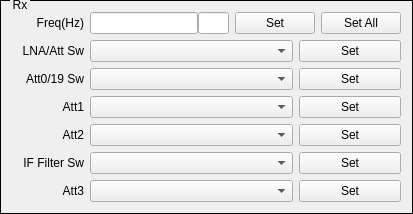
      <widget class="QGroupBox" name="groupBox_4">
       <property name="styleSheet">
        <string notr="true">QGroupBox{ border:1px solid black; margin-top:0.5ex; }
QGroupBox::title { subcontrol-origin:margin; subcontrol-position:top left; top:-2px; left:10px; margin-left: 0px; padding:0 1px; }</string>
       </property>
       <property name="title">
        <string>Rx</string>
       </property>
       <layout class="QVBoxLayout" name="verticalLayout_2">
        <item>
         <layout class="QHBoxLayout" name="horizontalLayout_10" stretch="0,4,1,1">
          <item>
           <widget class="QLabel" name="label_8">
            <property name="sizePolicy">
             <sizepolicy hsizetype="Preferred" vsizetype="Fixed">
              <horstretch>0</horstretch>
              <verstretch>0</verstretch>
             </sizepolicy>
            </property>
            <property name="minimumSize">
             <size>
              <width>72</width>
              <height>16</height>
             </size>
            </property>
            <property name="text">
             <string>Freq(Hz)</string>
            </property>
            <property name="alignment">
             <set>Qt::AlignRight|Qt::AlignTrailing|Qt::AlignVCenter</set>
            </property>
            <property name="buddy">
             <cstring>m_LERxFreq</cstring>
            </property>
           </widget>
          </item>
          <item>
           <layout class="QHBoxLayout" name="horizontalLayout_9" stretch="1,0">
            <property name="spacing">
             <number>0</number>
            </property>
            <item>
             <widget class="QLineEdit" name="m_LERxFreq">
              <property name="sizePolicy">
               <sizepolicy hsizetype="Expanding" vsizetype="Fixed">
                <horstretch>5</horstretch>
                <verstretch>0</verstretch>
               </sizepolicy>
              </property>
             </widget>
            </item>
            <item>
             <widget class="QLineEdit" name="lineEdit_5">
              <property name="sizePolicy">
               <sizepolicy hsizetype="Fixed" vsizetype="Fixed">
                <horstretch>0</horstretch>
                <verstretch>0</verstretch>
               </sizepolicy>
              </property>
              <property name="maximumSize">
               <size>
                <width>31</width>
                <height>16777215</height>
               </size>
              </property>
             </widget>
            </item>
           </layout>
          </item>
          <item>
           <widget class="QPushButton" name="m_PBSetRxFreq">
            <property name="sizePolicy">
             <sizepolicy hsizetype="Expanding" vsizetype="Fixed">
              <horstretch>1</horstretch>
              <verstretch>0</verstretch>
             </sizepolicy>
            </property>
            <property name="text">
             <string>Set</string>
            </property>
           </widget>
          </item>
          <item>
           <widget class="QPushButton" name="m_PBSetRxAll">
            <property name="sizePolicy">
             <sizepolicy hsizetype="Expanding" vsizetype="Fixed">
              <horstretch>1</horstretch>
              <verstretch>0</verstretch>
             </sizepolicy>
            </property>
            <property name="text">
             <string>Set All</string>
            </property>
           </widget>
          </item>
         </layout>
        </item>
        <item>
         <layout class="QHBoxLayout" name="horizontalLayout_11" stretch="0,4,2">
          <item>
           <widget class="QLabel" name="label_9">
            <property name="sizePolicy">
             <sizepolicy hsizetype="Preferred" vsizetype="Fixed">
              <horstretch>0</horstretch>
              <verstretch>0</verstretch>
             </sizepolicy>
            </property>
            <property name="minimumSize">
             <size>
              <width>72</width>
              <height>16</height>
             </size>
            </property>
            <property name="text">
             <string>LNA/Att Sw</string>
            </property>
            <property name="alignment">
             <set>Qt::AlignRight|Qt::AlignTrailing|Qt::AlignVCenter</set>
            </property>
            <property name="buddy">
             <cstring>m_CBRxLNAAttSw</cstring>
            </property>
           </widget>
          </item>
          <item>
           <widget class="QComboBox" name="m_CBRxLNAAttSw">
            <property name="sizePolicy">
             <sizepolicy hsizetype="Expanding" vsizetype="Fixed">
              <horstretch>5</horstretch>
              <verstretch>0</verstretch>
             </sizepolicy>
            </property>
           </widget>
          </item>
          <item>
           <widget class="QPushButton" name="m_PBSetRxLNAAttSw">
            <property name="sizePolicy">
             <sizepolicy hsizetype="Expanding" vsizetype="Fixed">
              <horstretch>2</horstretch>
              <verstretch>0</verstretch>
             </sizepolicy>
            </property>
            <property name="text">
             <string>Set</string>
            </property>
           </widget>
          </item>
         </layout>
        </item>
        <item>
         <layout class="QHBoxLayout" name="horizontalLayout_12" stretch="0,4,2">
          <item>
           <widget class="QLabel" name="label_10">
            <property name="sizePolicy">
             <sizepolicy hsizetype="Preferred" vsizetype="Fixed">
              <horstretch>0</horstretch>
              <verstretch>0</verstretch>
             </sizepolicy>
            </property>
            <property name="minimumSize">
             <size>
              <width>72</width>
              <height>16</height>
             </size>
            </property>
            <property name="text">
             <string>Att0/19 Sw</string>
            </property>
            <property name="alignment">
             <set>Qt::AlignRight|Qt::AlignTrailing|Qt::AlignVCenter</set>
            </property>
            <property name="buddy">
             <cstring>m_CBRxAtt019Sw</cstring>
            </property>
           </widget>
          </item>
          <item>
           <widget class="QComboBox" name="m_CBRxAtt019Sw">
            <property name="sizePolicy">
             <sizepolicy hsizetype="Expanding" vsizetype="Fixed">
              <horstretch>5</horstretch>
              <verstretch>0</verstretch>
             </sizepolicy>
            </property>
           </widget>
          </item>
          <item>
           <widget class="QPushButton" name="m_PBSetRxAtt019Sw">
            <property name="sizePolicy">
             <sizepolicy hsizetype="Expanding" vsizetype="Fixed">
              <horstretch>2</horstretch>
              <verstretch>0</verstretch>
             </sizepolicy>
            </property>
            <property name="text">
             <string>Set</string>
            </property>
           </widget>
          </item>
         </layout>
        </item>
        <item>
         <layout class="QHBoxLayout" name="horizontalLayout_13" stretch="0,4,2">
          <item>
           <widget class="QLabel" name="label_11">
            <property name="sizePolicy">
             <sizepolicy hsizetype="Preferred" vsizetype="Fixed">
              <horstretch>0</horstretch>
              <verstretch>0</verstretch>
             </sizepolicy>
            </property>
            <property name="minimumSize">
             <size>
              <width>72</width>
              <height>16</height>
             </size>
            </property>
            <property name="text">
             <string>Att1</string>
            </property>
            <property name="alignment">
             <set>Qt::AlignRight|Qt::AlignTrailing|Qt::AlignVCenter</set>
            </property>
            <property name="buddy">
             <cstring>m_CBRxAtt1</cstring>
            </property>
           </widget>
          </item>
          <item>
           <widget class="QComboBox" name="m_CBRxAtt1">
            <property name="sizePolicy">
             <sizepolicy hsizetype="Expanding" vsizetype="Fixed">
              <horstretch>5</horstretch>
              <verstretch>0</verstretch>
             </sizepolicy>
            </property>
           </widget>
          </item>
          <item>
           <widget class="QPushButton" name="m_PBSetRxAtt1">
            <property name="sizePolicy">
             <sizepolicy hsizetype="Expanding" vsizetype="Fixed">
              <horstretch>2</horstretch>
              <verstretch>0</verstretch>
             </sizepolicy>
            </property>
            <property name="text">
             <string>Set</string>
            </property>
           </widget>
          </item>
         </layout>
        </item>
        <item>
         <layout class="QHBoxLayout" name="horizontalLayout_14" stretch="0,4,2">
          <item>
           <widget class="QLabel" name="label_12">
            <property name="sizePolicy">
             <sizepolicy hsizetype="Preferred" vsizetype="Fixed">
              <horstretch>0</horstretch>
              <verstretch>0</verstretch>
             </sizepolicy>
            </property>
            <property name="minimumSize">
             <size>
              <width>72</width>
              <height>16</height>
             </size>
            </property>
            <property name="text">
             <string>Att2</string>
            </property>
            <property name="alignment">
             <set>Qt::AlignRight|Qt::AlignTrailing|Qt::AlignVCenter</set>
            </property>
            <property name="buddy">
             <cstring>m_CBRxAtt2</cstring>
            </property>
           </widget>
          </item>
          <item>
           <widget class="QComboBox" name="m_CBRxAtt2">
            <property name="sizePolicy">
             <sizepolicy hsizetype="Expanding" vsizetype="Fixed">
              <horstretch>5</horstretch>
              <verstretch>0</verstretch>
             </sizepolicy>
            </property>
           </widget>
          </item>
          <item>
           <widget class="QPushButton" name="m_PBSetRxAtt2">
            <property name="sizePolicy">
             <sizepolicy hsizetype="Expanding" vsizetype="Fixed">
              <horstretch>2</horstretch>
              <verstretch>0</verstretch>
             </sizepolicy>
            </property>
            <property name="text">
             <string>Set</string>
            </property>
           </widget>
          </item>
         </layout>
        </item>
        <item>
         <layout class="QHBoxLayout" name="horizontalLayout_15" stretch="0,4,2">
          <item>
           <widget class="QLabel" name="label_13">
            <property name="sizePolicy">
             <sizepolicy hsizetype="Preferred" vsizetype="Fixed">
              <horstretch>0</horstretch>
              <verstretch>0</verstretch>
             </sizepolicy>
            </property>
            <property name="minimumSize">
             <size>
              <width>72</width>
              <height>16</height>
             </size>
            </property>
            <property name="text">
             <string>IF Filter Sw</string>
            </property>
            <property name="alignment">
             <set>Qt::AlignRight|Qt::AlignTrailing|Qt::AlignVCenter</set>
            </property>
            <property name="buddy">
             <cstring>m_CBRxIFFilterSw</cstring>
            </property>
           </widget>
          </item>
          <item>
           <widget class="QComboBox" name="m_CBRxIFFilterSw">
            <property name="sizePolicy">
             <sizepolicy hsizetype="Expanding" vsizetype="Fixed">
              <horstretch>5</horstretch>
              <verstretch>0</verstretch>
             </sizepolicy>
            </property>
           </widget>
          </item>
          <item>
           <widget class="QPushButton" name="m_PBSetRxIFFilterSw">
            <property name="sizePolicy">
             <sizepolicy hsizetype="Expanding" vsizetype="Fixed">
              <horstretch>2</horstretch>
              <verstretch>0</verstretch>
             </sizepolicy>
            </property>
            <property name="text">
             <string>Set</string>
            </property>
           </widget>
          </item>
         </layout>
        </item>
        <item>
         <layout class="QHBoxLayout" name="horizontalLayout_16" stretch="0,4,2">
          <item>
           <widget class="QLabel" name="label_14">
            <property name="sizePolicy">
             <sizepolicy hsizetype="Preferred" vsizetype="Fixed">
              <horstretch>0</horstretch>
              <verstretch>0</verstretch>
             </sizepolicy>
            </property>
            <property name="minimumSize">
             <size>
              <width>72</width>
              <height>16</height>
             </size>
            </property>
            <property name="text">
             <string>Att3</string>
            </property>
            <property name="alignment">
             <set>Qt::AlignRight|Qt::AlignTrailing|Qt::AlignVCenter</set>
            </property>
            <property name="buddy">
             <cstring>m_CBRxAtt3</cstring>
            </property>
           </widget>
          </item>
          <item>
           <widget class="QComboBox" name="m_CBRxAtt3">
            <property name="sizePolicy">
             <sizepolicy hsizetype="Expanding" vsizetype="Fixed">
              <horstretch>5</horstretch>
              <verstretch>0</verstretch>
             </sizepolicy>
            </property>
           </widget>
          </item>
          <item>
           <widget class="QPushButton" name="m_PBSetRxAtt3">
            <property name="sizePolicy">
             <sizepolicy hsizetype="Expanding" vsizetype="Fixed">
              <horstretch>2</horstretch>
              <verstretch>0</verstretch>
             </sizepolicy>
            </property>
            <property name="text">
             <string>Set</string>
            </property>
           </widget>
          </item>
         </layout>
        </item>
       </layout>
      </widget>
